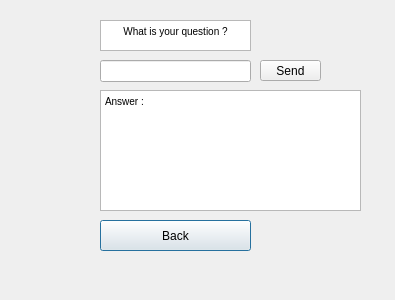
<?xml version="1.0" encoding="UTF-8"?>
<ui version="4.0">
 <class>Dialog</class>
 <widget class="QDialog" name="Dialog">
  <property name="geometry">
   <rect>
    <x>0</x>
    <y>0</y>
    <width>395</width>
    <height>300</height>
   </rect>
  </property>
  <property name="windowTitle">
   <string>LiveChat</string>
  </property>
  <widget class="QTextEdit" name="textEdit_2">
   <property name="geometry">
    <rect>
     <x>100</x>
     <y>20</y>
     <width>151</width>
     <height>31</height>
    </rect>
   </property>
   <property name="html">
    <string>&lt;!DOCTYPE HTML PUBLIC &quot;-//W3C//DTD HTML 4.0//EN&quot; &quot;http://www.w3.org/TR/REC-html40/strict.dtd&quot;&gt;
&lt;html&gt;&lt;head&gt;&lt;meta name=&quot;qrichtext&quot; content=&quot;1&quot; /&gt;&lt;style type=&quot;text/css&quot;&gt;
p, li { white-space: pre-wrap; }
&lt;/style&gt;&lt;/head&gt;&lt;body style=&quot; font-family:'MS Shell Dlg 2'; font-size:7.8pt; font-weight:400; font-style:normal;&quot;&gt;
&lt;p align=&quot;center&quot; style=&quot; margin-top:0px; margin-bottom:0px; margin-left:0px; margin-right:0px; -qt-block-indent:0; text-indent:0px;&quot;&gt;What is your question ?&lt;/p&gt;&lt;/body&gt;&lt;/html&gt;</string>
   </property>
  </widget>
  <widget class="QLineEdit" name="lineEdit_2">
   <property name="geometry">
    <rect>
     <x>100</x>
     <y>60</y>
     <width>151</width>
     <height>22</height>
    </rect>
   </property>
   <property name="text">
    <string/>
   </property>
  </widget>
  <widget class="QTextEdit" name="textEdit_3">
   <property name="geometry">
    <rect>
     <x>100</x>
     <y>90</y>
     <width>261</width>
     <height>121</height>
    </rect>
   </property>
   <property name="html">
    <string>&lt;!DOCTYPE HTML PUBLIC &quot;-//W3C//DTD HTML 4.0//EN&quot; &quot;http://www.w3.org/TR/REC-html40/strict.dtd&quot;&gt;
&lt;html&gt;&lt;head&gt;&lt;meta name=&quot;qrichtext&quot; content=&quot;1&quot; /&gt;&lt;style type=&quot;text/css&quot;&gt;
p, li { white-space: pre-wrap; }
&lt;/style&gt;&lt;/head&gt;&lt;body style=&quot; font-family:'MS Shell Dlg 2'; font-size:7.8pt; font-weight:400; font-style:normal;&quot;&gt;
&lt;p style=&quot; margin-top:0px; margin-bottom:0px; margin-left:0px; margin-right:0px; -qt-block-indent:0; text-indent:0px;&quot;&gt;Answer :&lt;/p&gt;&lt;/body&gt;&lt;/html&gt;</string>
   </property>
  </widget>
  <widget class="QPushButton" name="pushButton_3">
   <property name="geometry">
    <rect>
     <x>100</x>
     <y>220</y>
     <width>151</width>
     <height>31</height>
    </rect>
   </property>
   <property name="text">
    <string>Back</string>
   </property>
  </widget>
  <widget class="QPushButton" name="pushButton_4">
   <property name="geometry">
    <rect>
     <x>260</x>
     <y>60</y>
     <width>61</width>
     <height>21</height>
    </rect>
   </property>
   <property name="text">
    <string>Send</string>
   </property>
  </widget>
 </widget>
 <resources/>
 <connections/>
</ui>
